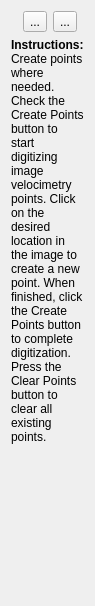
              <widget class="QWidget" name="PointPage">
               <property name="geometry">
                <rect>
                 <x>0</x>
                 <y>0</y>
                 <width>87</width>
                 <height>606</height>
                </rect>
               </property>
               <attribute name="icon">
                <iconset>
                 <normaloff>icons/draw-points.svg</normaloff>icons/draw-points.svg</iconset>
               </attribute>
               <attribute name="label">
                <string>Point</string>
               </attribute>
               <layout class="QGridLayout" name="gridLayout_19">
                <item row="0" column="0">
                 <layout class="QFormLayout" name="formLayout_7">
                  <property name="formAlignment">
                   <set>Qt::AlignCenter</set>
                  </property>
                  <item row="0" column="0">
                   <widget class="QToolButton" name="toolbuttonCreatePoint">
                    <property name="toolTip">
                     <string>Create points</string>
                    </property>
                    <property name="text">
                     <string>...</string>
                    </property>
                    <property name="icon">
                     <iconset>
                      <normaloff>icons/draw-points.svg</normaloff>icons/draw-points.svg</iconset>
                    </property>
                    <property name="iconSize">
                     <size>
                      <width>26</width>
                      <height>26</height>
                     </size>
                    </property>
                    <property name="checkable">
                     <bool>true</bool>
                    </property>
                   </widget>
                  </item>
                  <item row="0" column="1">
                   <widget class="QToolButton" name="toolbuttonClearPoints">
                    <property name="toolTip">
                     <string>Clear any points</string>
                    </property>
                    <property name="text">
                     <string>...</string>
                    </property>
                    <property name="icon">
                     <iconset>
                      <normaloff>icons/clear-draw-points.svg</normaloff>icons/clear-draw-points.svg</iconset>
                    </property>
                    <property name="iconSize">
                     <size>
                      <width>26</width>
                      <height>26</height>
                     </size>
                    </property>
                   </widget>
                  </item>
                 </layout>
                </item>
                <item row="1" column="0">
                 <widget class="QLabel" name="labelPointInstructions">
                  <property name="text">
                   <string>&lt;html&gt;&lt;head/&gt;&lt;body&gt;&lt;p&gt;&lt;span style=&quot; font-weight:700;&quot;&gt;Instructions:&lt;/span&gt; Create points where needed. Check the Create Points button to start digitizing image velocimetry points. Click on the desired location in the image to create a new point. When finished, click the Create Points button to complete digitization. Press the Clear Points button to clear all existing points.&lt;/p&gt;&lt;/body&gt;&lt;/html&gt;</string>
                  </property>
                  <property name="wordWrap">
                   <bool>true</bool>
                  </property>
                 </widget>
                </item>
                <item row="2" column="0">
                 <spacer name="verticalSpacer_3">
                  <property name="orientation">
                   <enum>Qt::Vertical</enum>
                  </property>
                  <property name="sizeHint" stdset="0">
                   <size>
                    <width>20</width>
                    <height>40</height>
                   </size>
                  </property>
                 </spacer>
                </item>
               </layout>
              </widget>
